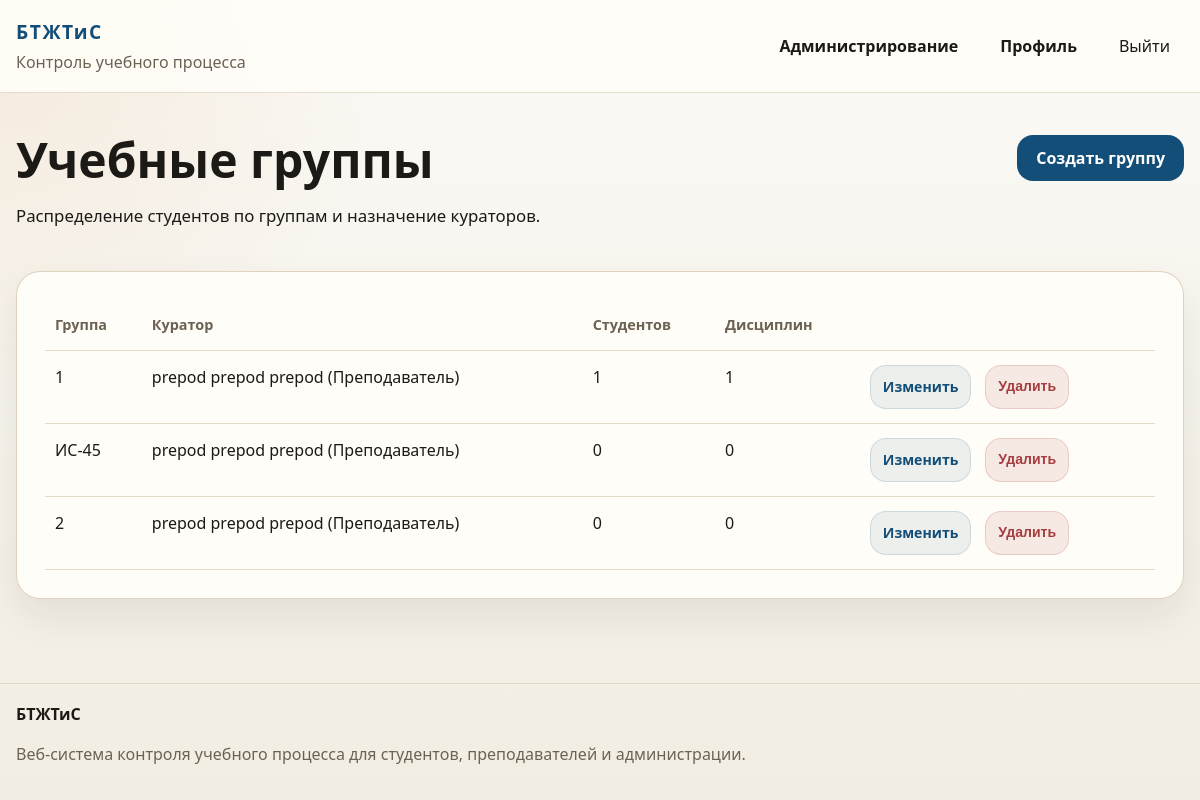
The page /admin-panel/groups/ (signed in) on the database its author committed.
### education/models.py (models this page shows, shortened)
class AcademicGroup(models.Model):
    name = models.CharField("Название группы", max_length=50, unique=True)
    description = models.TextField("Описание", blank=True)
    curator = models.ForeignKey(
        settings.AUTH_USER_MODEL,
        on_delete=models.SET_NULL,
        blank=True,
        null=True,
        related_name="curated_groups",
        limit_choices_to={"role": ROLE_TEACHER},
        verbose_name="Куратор",
    )
    class Meta:
        db_table = "groups"
        ordering = ["name"]
        verbose_name = "Учебная группа"
        verbose_name_plural = "Учебные группы"

class User(AbstractUser):
    class Role(models.TextChoices):
        STUDENT = ROLE_STUDENT, "Студент"
        TEACHER = ROLE_TEACHER, "Преподаватель"
        ADMINISTRATOR = ROLE_ADMINISTRATOR, "Администратор"
    email = models.EmailField("Электронная почта", unique=True, blank=True, null=True)
    middle_name = models.CharField("Отчество", max_length=150, blank=True)
    phone = models.CharField("Телефон", max_length=32, blank=True)
    role = models.CharField(
        "Роль",
        max_length=20,
        choices=Role.choices,
        default=Role.STUDENT,
    )
    academic_group = models.ForeignKey(
        "AcademicGroup",
        on_delete=models.SET_NULL,
        related_name="students",
        blank=True,
        null=True,
        db_column="group_id",
        verbose_name="Учебная группа",
    )
    REQUIRED_FIELDS = ["first_name", "last_name"]
    objects = UserManager()
    class Meta:
        db_table = "users"
        ordering = ["last_name", "first_name", "username"]
        verbose_name = "Пользователь"
        verbose_name_plural = "Пользователи"
    @property
    def full_name(self):
        return " ".join(
            part for part in [self.last_name, self.first_name, self.middle_name] if part
        ) or self.username
    @property
    def is_administrator(self):
        return self.role == self.Role.ADMINISTRATOR or self.is_superuser
    def __str__(self):
        return f"{self.full_name} ({self.get_role_display()})"

### education/views.py (the view)
# urls.py: path("admin-panel/groups/", views.group_list, name="group_list"),
@role_required(User.Role.ADMINISTRATOR)
def group_list(request):
    groups = AcademicGroup.objects.annotate(
        students_total=Count("students", distinct=True),
        disciplines_total=Count("disciplines", distinct=True),
    )
    return render(request, "education/group_list.html", {"groups": groups})

### education/context_processors.py (called while the page is built)
def site_meta(request):
    view_name = getattr(getattr(request, "resolver_match", None), "view_name", "")
    meta = DEFAULT_META | ROUTE_META.get(view_name, {})
    meta["url"] = request.build_absolute_uri()
    meta["image"] = request.build_absolute_uri(static("education/img/og-cover.svg"))
    meta["og_title"] = meta["title"]
    return {
        "site_meta": meta,
        "current_view_name": view_name,
    }

### education/utils.py (called while the page is built)
def role_required(*roles):
    def decorator(view_func):
        @wraps(view_func)
        def _wrapped_view(request, *args, **kwargs):
            if not request.user.is_authenticated:
                return redirect("login")
            if request.user.is_superuser or request.user.role in roles:
                return view_func(request, *args, **kwargs)
            messages.error(request, "У вас нет доступа к данному разделу.")
            return redirect(dashboard_url_for(request.user))
        return _wrapped_view
    return decorator

### templates/education/group_list.html (shortened to what this page needs)
{% extends "base.html" %}
{% block content %}
<section class="section">
    <div class="container">
        <div class="page-head page-head-inline">
            <div>
                <h1>Учебные группы</h1>
                <p>Распределение студентов по группам и назначение кураторов.</p>
            </div>
            <div class="head-actions">
                <a class="btn btn-primary" href="{% url 'education:group_create' %}">Создать группу</a>
            </div>
        </div>
        <section class="panel">
            <div class="table-wrap">
                <table class="data-table">
                    <thead>
                        <tr>
                            <th>Группа</th>
                            <th>Куратор</th>
                            <th>Студентов</th>
                            <th>Дисциплин</th>
                            <th></th>
                        </tr>
                    </thead>
                    <tbody>
                        {% for group in groups %}
                            <tr>
                                <td>{{ group.name }}</td>
                                <td>{{ group.curator|default:"-" }}</td>
                                <td>{{ group.students_total }}</td>
                                <td>{{ group.disciplines_total }}</td>
                                <td class="actions-cell">
                                    <a class="btn btn-secondary btn-small" href="{% url 'education:group_edit' group.pk %}">Изменить</a>
                                    <form method="post" action="{% url 'education:group_delete' group.pk %}" class="inline-form">
                                    <button type="submit" class="btn btn-danger btn-small" data-confirm-message="Удалить учебную группу?">
                                            Удалить
                                        </button>
                                    </form>
                                </td>
                            </tr>
                        {% empty %}
                            <tr>
                                <td colspan="5">Группы пока не созданы.</td>
                            </tr>
                        {% endfor %}
                    </tbody>
                </table>
            </div>
        </section>
    </div>
</section>
{% endblock %}

### static/education/css/styles.css (style rules this page uses)
:root { --bg: #f6f4ee; --surface: #fffdf8; --surface-alt: #efe8d9; --border: #dccfb9; --text: #1c1a16; --muted: #6c6254; --primary: #124e78; --primary-dark: #0d3958; --accent: #cb7c2f; --danger: #a63d40; --success: #216869; --shadow: 0 18px 40px rgba(28, 26, 22, 0.08); --radius: 24px; }
html { min-width: 320px; }
*, *::before, *::after { box-sizing: border-box; }
:where(*, *::before, *::after) { min-width: 0; }
body { margin: 0; min-height: 100svh; display: flex; flex-direction: column; font-family: "Segoe UI", Tahoma, Geneva, Verdana, sans-serif; background: radial-gradient(circle at top left, rgba(203, 124, 47, 0.12), transparent 28%), linear-gradient(180deg, #fbfaf6 0%, #f2ede2 100%); color: var(--text); line-height: 1.5; overflow-wrap: break-word; }
a { color: inherit; text-decoration: none; text-decoration-skip-ink: auto; }
:where(a, button, input, select, textarea):focus-visible { outline: 3px solid rgba(18, 78, 120, 0.25); outline-offset: 3px; }
:where(h1, h2, h3, .brand-text, .table-muted, .quick-link) { overflow-wrap: anywhere; }
:where(.btn, .nav-button, .main-nav a, .quick-link, .pill) { max-width: 100%; min-height: 44px; line-height: 1.25; text-align: center; white-space: normal; }
.container { width: min(1180px, calc(100% - 32px)); margin: 0 auto; }
.header-inner, .footer-inner, .page-head-inline, .head-actions, .main-nav, .hero-actions, .hero-note, .quick-links, .test-meta, .test-actions, .filters-row, .filters-actions, .actions-cell, .checkbox-line, .form-actions, .log-item, .answer-row { display: flex; align-items: center; gap: 14px; }
.head-actions, .hero-actions, .test-actions, .filters-actions, .form-actions, .actions-cell { flex-wrap: wrap; }
.section, .hero { padding: 42px 0; }
.hero h1, .page-head h1 { margin: 0 0 12px; font-size: clamp(2rem, 4vw, 3.6rem); line-height: 1.05; }
.hero-text, .page-head p { font-size: 1.05rem; line-height: 1.7; max-width: 760px; }
.hero-panel, .panel, .feature-card, .mini-stat, .stat-card, .details-card { background: rgba(255, 253, 248, 0.94); border: 1px solid rgba(220, 207, 185, 0.9); border-radius: var(--radius); box-shadow: var(--shadow); }
.hero-panel, .panel { padding: 28px; }
:where(.section-head, .page-head) > :last-child { margin-bottom: 0; }
.btn { display: inline-flex; justify-content: center; align-items: center; gap: 8px; padding: 12px 18px; border-radius: 16px; border: 1px solid transparent; font-weight: 700; cursor: pointer; overflow-wrap: anywhere; transition: transform 0.2s ease, box-shadow 0.2s ease, background 0.2s ease; }
.btn-primary { background: var(--primary); color: #fff; }
.btn-secondary { background: rgba(18, 78, 120, 0.08); color: var(--primary); border-color: rgba(18, 78, 120, 0.14); }
.btn-danger { background: rgba(166, 61, 64, 0.1); color: var(--danger); border-color: rgba(166, 61, 64, 0.18); }
.btn-small { padding: 9px 12px; font-size: 0.88rem; }
.page-head { margin-bottom: 24px; }
.page-head-inline { justify-content: space-between; align-items: flex-start; }
.table-wrap { overflow-x: auto; -webkit-overflow-scrolling: touch; }
.data-table { width: 100%; min-width: 680px; border-collapse: collapse; }
.data-table th, .data-table td { padding: 14px 10px; border-bottom: 1px solid rgba(220, 207, 185, 0.75); text-align: left; vertical-align: top; overflow-wrap: anywhere; }
.data-table th { color: var(--muted); font-size: 0.9rem; font-weight: 700; }
.actions-cell { flex-wrap: wrap; }
.inline-form, .danger-zone { display: inline-flex; }

### rows shown on the page
AcademicGroup: name "1", curator "prepod prepod prepod (Преподаватель)", students_total "1", disciplines_total "1"
AcademicGroup: name "ИС-45", curator "prepod prepod prepod (Преподаватель)", students_total "0", disciplines_total "0"
AcademicGroup: name "2", curator "prepod prepod prepod (Преподаватель)", students_total "0", disciplines_total "0"
